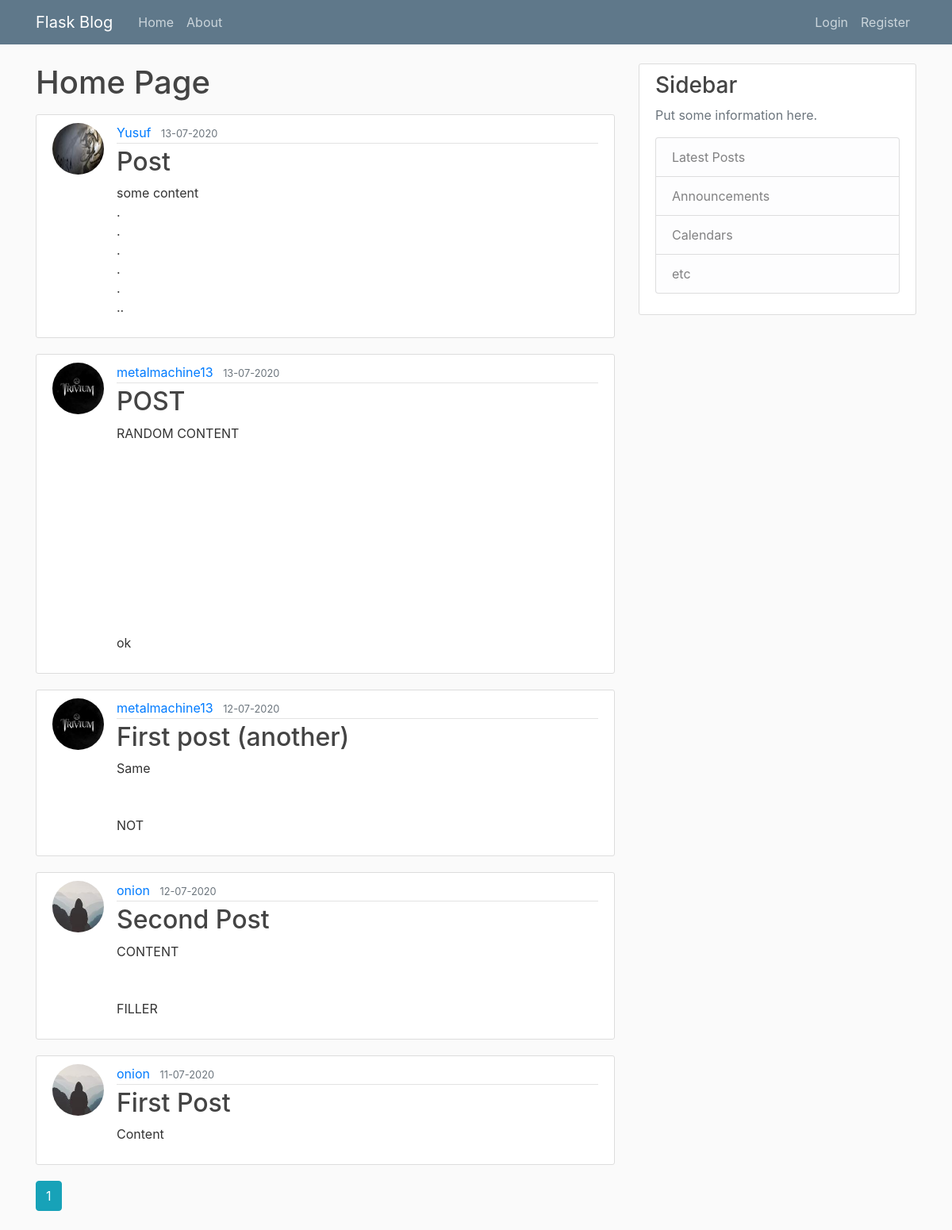
The page /home on the database its author committed.
### flaskblog/models.py (models this page shows, shortened)
class Post(db.Model):                  #Table for Posts
	id = db.Column(db.Integer, primary_key=True)
	title = db.Column(db.String(100), nullable=False)
	date_posted = db.Column(db.DateTime, nullable=False, default=datetime.utcnow)
	content = db.Column(db.Text, nullable=False)
	user_id = db.Column(db.Integer, db.ForeignKey('user.id'), nullable=False) #reference tablename 'user'

class User(db.Model, UserMixin):      #Inherit from model and usermixin classes
	id = db.Column(db.Integer, primary_key=True)  #make id column
	username = db.Column(db.String(20), unique=True, nullable=False)
	email = db.Column(db.String(120), unique=True, nullable=False)
	image_file = db.Column(db.String(20), nullable=False, default='default.jpg')  #profile pic
	password = db.Column(db.String(60), nullable=False)
	posts = db.relationship('Post', backref='author', lazy=True) #def many one relation for user

### flaskblog/main/routes.py (the view)
@main.route("/")
@main.route("/home")                 # 2 routes being handled by same function, for same template
def home():
	page = request.args.get('page', default=1, type=int)#will return pg no. req by iter_pages
	posts = Post.query.order_by(Post.date_posted.desc()).paginate(
	page=page, per_page=5)  #paginate to display less posts per page
	return render_template('home.html', posts=posts)    # render sends mentioned stuff to html file

### flaskblog/templates/home.html
{% extends 'base.html' %}
{% block content %}
	<h1 class='mb-3'> Home Page </h1>
	{% for post in posts.items %}
		<article class="media content-section">
		  <img class='rounded-circle article-img'
		  src="{{ url_for('static', filename='profile_pics/' + post.author.image_file) }}">
		  <div class="media-body">
		    <div class="article-metadata">
		      <a class="mr-2" href="{{ url_for('users.user_post',
		       username=post.author.username) }}">{{ post.author.username }}</a>
		      <small class="text-muted">{{ post.date_posted.strftime('%d-%m-%Y') }}</small>
		    </div>
		    <h2>
		    	<a class="article-title" href="{{ url_for('posts.post', post_id=post.id) }}">
		    		{{ post.title }}
		    	</a>
		    </h2>
		    <p class="article-content">{{ post.content }}</p>
		  </div>
		</article>
	{% endfor %}
	{% for page_num in posts.iter_pages(left_edge=1, right_edge=1,
										 left_current=1, right_current=2) %}
		{% if page_num %}
			{% if posts.page == page_num %}
				<a class='btn btn-info mb-4'
				href="{{ url_for('main.home', page=page_num) }}">{{ page_num }}</a>
			{% else %}
				<a class='btn btn-outline-info mb-4'
				href="{{ url_for('main.home', page=page_num) }}">{{ page_num }}</a>
			{% endif %}
		{% else %}
			...
		{% endif %}
	{% endfor %}
{% endblock %}

### flaskblog/templates/base.html (shortened to what this page needs)
<!DOCTYPE html>
<html>
	<head>
    	<link rel="stylesheet" href="https://stackpath.bootstrapcdn.com/bootstrap/4.3.1/css/bootstrap.min.css">
		<link rel="stylesheet" type="text/css" href="{{ url_for('static', filename='main.css') }}">
	</head>
	<body>
		{% include 'navbar.html' %}
		<main role="main" class="container">
		  <div class="row">
		    <div class="col-md-8">
		      	{% block content %}{% endblock content %}
		    </div>
		    <div class="col-md-4">
		      <div class="content-section">
		        <h3>Sidebar</h3>
		        <p class='text-muted'>Put some information here.
		          <ul class="list-group">
		            <li class="list-group-item list-group-item-light">Latest Posts</li>
		            <li class="list-group-item list-group-item-light">Announcements</li>
		            <li class="list-group-item list-group-item-light">Calendars</li>
		            <li class="list-group-item list-group-item-light">etc</li>
		          </ul>
		        </p>
		      </div>
		    </div>
		  </div>
		</main>
	</body>
</html>

### flaskblog/templates/navbar.html (shortened to what this page needs)
<header class="site-header">
  <nav class="navbar navbar-expand-md navbar-dark bg-steel fixed-top">
    <div class="container">
      <a class="navbar-brand mr-4" href="/">Flask Blog</a>
      <div class="collapse navbar-collapse" id="navbarToggle">
        <div class="navbar-nav mr-auto">
          <a class="nav-item nav-link" href="{{ url_for('main.home') }}">Home</a>
          <a class="nav-item nav-link" href="{{ url_for('main.about') }}">About</a>
        </div>
        <div class="navbar-nav">
          {% if current_user.is_authenticated %}
            <a class="nav_item nav-link" href="{{ url_for('posts.new_post') }}"> New Post </a>
            <a class="nav_item nav-link" href="{{ url_for('users.account') }}">
             User: {{ current_user.username }} </a>
            <a class="nav_item nav-link" href="{{ url_for('users.logout') }}">Logout</a>
          {% else %}
            <a class="nav-item nav-link" href="{{ url_for('users.login') }}">Login</a>
            <a class="nav-item nav-link" href="{{ url_for('users.register') }}">Register</a>
          {% endif %}
        </div>
      </div>
    </div>
  </nav>
</header>

### flaskblog/static/main.css (style rules this page uses)
body { background: #fafafa; color: #333333; margin-top: 5rem; }
h1, h2, h3, h4, h5, h6 { color: #444444; }
.bg-steel { background-color: #5f788a; }
.site-header .navbar-nav .nav-link { color: #cbd5db; }
.content-section { background: #ffffff; padding: 10px 20px; border: 1px solid #dddddd; border-radius: 3px; margin-bottom: 20px; }
.article-title { color: #444444; }
.article-content { white-space: pre-line; }
.article-img { height: 65px; width: 65px; margin-right: 16px; }
.article-metadata { padding-bottom: 1px; margin-bottom: 4px; border-bottom: 1px solid #e3e3e3 }

### rows shown on the page
Post: image_file (picture), author.username "Yusuf", date_posted "13-07-2020", title "Post", content "some content . . . . . .."
Post: image_file (picture), author.username "metalmachine13", date_posted "13-07-2020", title "POST", content "RANDOM CONTENT ok"
Post: image_file (picture), author.username "metalmachine13", date_posted "12-07-2020", title "First post (another)", content "Same NOT"
Post: image_file (picture), author.username "onion", date_posted "12-07-2020", title "Second Post", content "CONTENT FILLER"
Post: image_file (picture), author.username "onion", date_posted "11-07-2020", title "First Post", content "Content"

### other values the page prints
{{ page_num }} "1"
